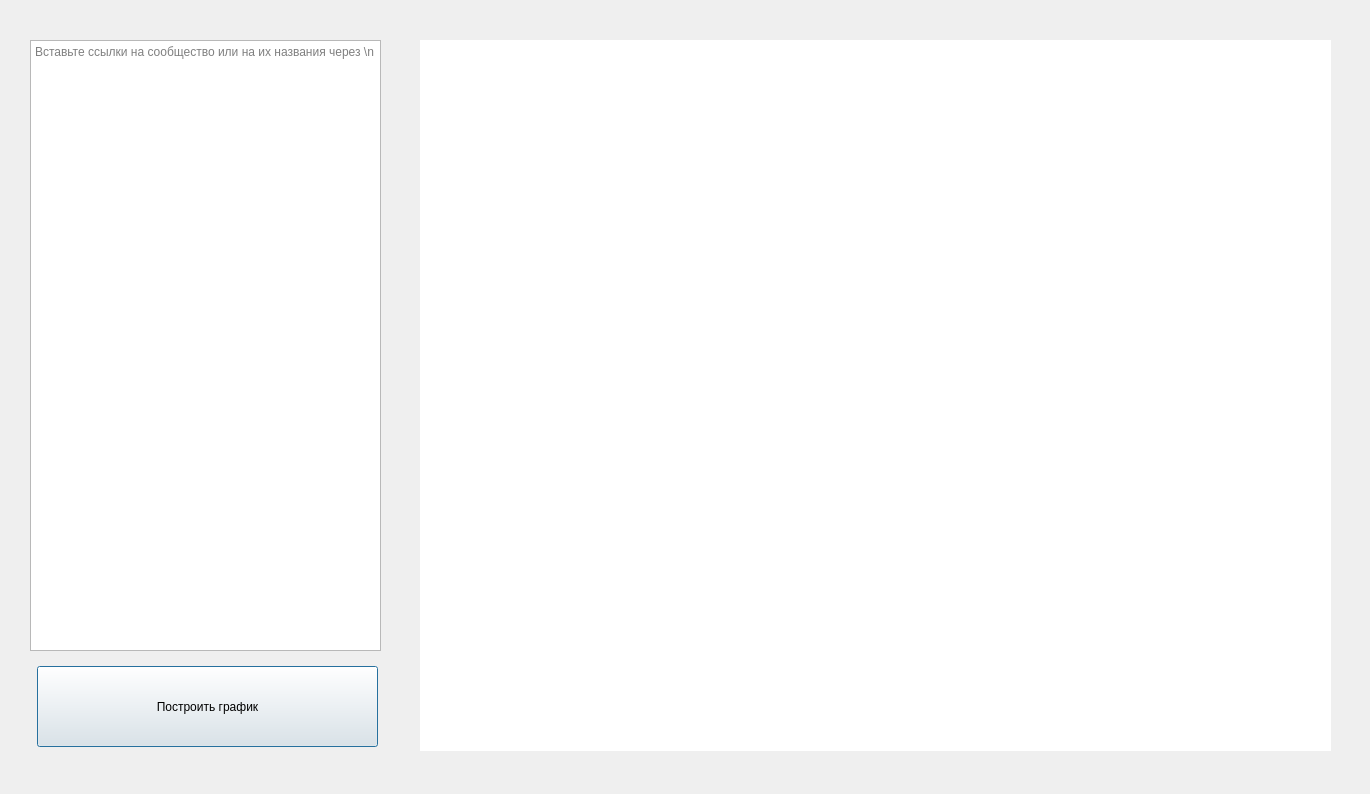
<?xml version="1.0" encoding="UTF-8"?>
<ui version="4.0">
 <class>Dialog</class>
 <widget class="QDialog" name="Dialog">
  <property name="geometry">
   <rect>
    <x>0</x>
    <y>0</y>
    <width>1370</width>
    <height>794</height>
   </rect>
  </property>
  <property name="windowTitle">
   <string>Dialog</string>
  </property>
  <property name="layoutDirection">
   <enum>Qt::LeftToRight</enum>
  </property>
  <property name="styleSheet">
   <string notr="true">m</string>
  </property>
  <widget class="QTextEdit" name="textEdit">
   <property name="geometry">
    <rect>
     <x>30</x>
     <y>40</y>
     <width>351</width>
     <height>611</height>
    </rect>
   </property>
   <property name="placeholderText">
    <string>Вставьте ссылки на сообщество или на их названия через \n</string>
   </property>
  </widget>
  <widget class="QLabel" name="label">
   <property name="geometry">
    <rect>
     <x>420</x>
     <y>40</y>
     <width>911</width>
     <height>711</height>
    </rect>
   </property>
   <property name="styleSheet">
    <string notr="true">background-color: white;</string>
   </property>
   <property name="text">
    <string/>
   </property>
  </widget>
  <widget class="QPushButton" name="pushButton">
   <property name="geometry">
    <rect>
     <x>37</x>
     <y>666</y>
     <width>341</width>
     <height>81</height>
    </rect>
   </property>
   <property name="text">
    <string>Построить график</string>
   </property>
  </widget>
 </widget>
 <resources/>
 <connections/>
</ui>
